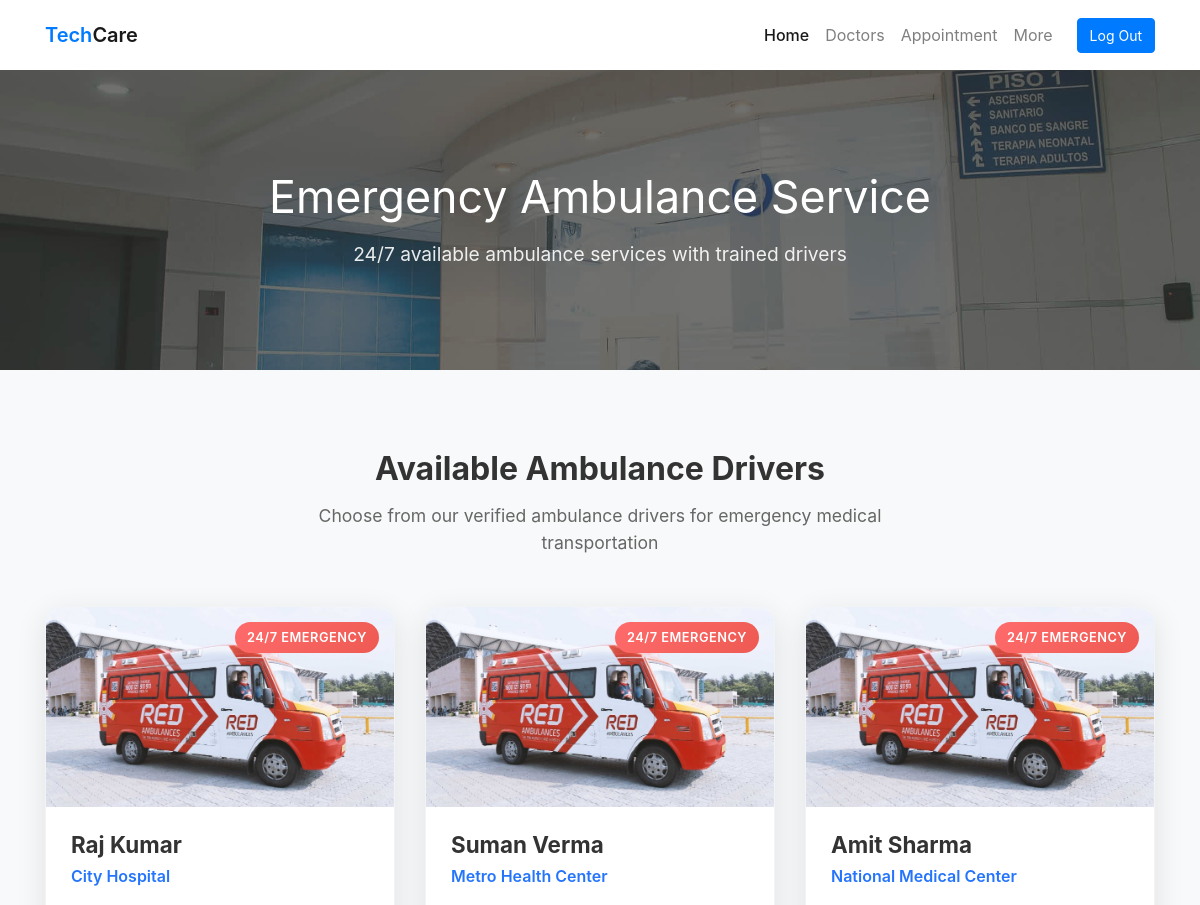
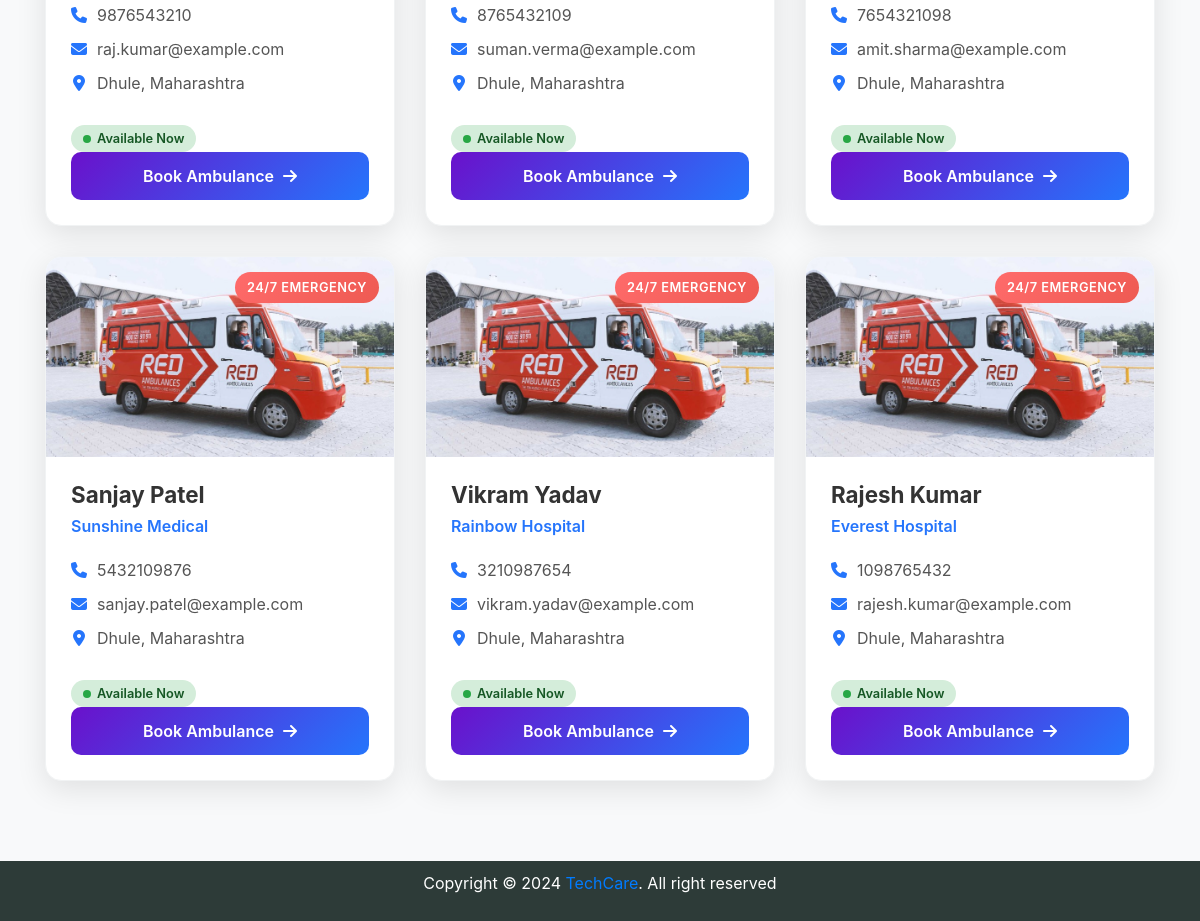
Page /ambulance.php on the committed database (2 pictures, top to bottom).
### tables this page shows
CREATE TABLE `driver_details` (
  `driver_id` int(11) NOT NULL,
  `driver_name` varchar(255) DEFAULT NULL,
  `hospital_name` varchar(255) DEFAULT NULL,
  `phone_number` varchar(15) DEFAULT NULL,
  `email` varchar(255) DEFAULT NULL
);

### ambulance.php (the view, shortened to what this page needs)
<?php
include "includes/header.php";
include "includes/usernavbar.php";
?>
<!DOCTYPE html>
<html lang="en">
<head>
</head>
<body>
<div class="page-banner overlay-dark bg-image" style="background-image: url(assets/img/bg_image_1.jpg);">
    <div class="banner-section">
        <div class="container text-center wow fadeInUp">
            <h1 class="font-weight-normal">Emergency Ambulance Service</h1>
            <p class="subtitle">24/7 available ambulance services with trained drivers</p>
        </div>
    </div>
</div>
<div class="ambulance-section">
    <div class="container">
        <div class="section-header wow fadeInUp">
            <h2>Available Ambulance Drivers</h2>
            <p>Choose from our verified ambulance drivers for emergency medical transportation</p>
        </div>
        <?php
        include 'connection/connection.php';
        $query = "SELECT * FROM driver_details";
        $result = mysqli_query($conn, $query);
        if ($result && mysqli_num_rows($result) > 0) {
            echo '<div class="ambulance-grid">';
            while ($row = mysqli_fetch_assoc($result)) {
                $isAvailable = true;
                $statusClass = $isAvailable ? 'status-available' : 'status-busy';
                $statusDot = $isAvailable ? 'dot-available' : 'dot-busy';
                $statusText = $isAvailable ? 'Available Now' : 'Currently Busy';
                echo '
                <div class="ambulance-card wow fadeInUp">
                    <div class="ambulance-image">
                        <img src="assets/img/driver/ambulance.jpg" alt="Ambulance">
                        <span class="emergency-badge">24/7 Emergency</span>
                    </div>
                    <div class="ambulance-info">
                        <h3 class="driver-name">' . htmlspecialchars($row['driver_name']) . '</h3>
                        <p class="hospital-name">' . htmlspecialchars($row['hospital_name']) . '</p>
                        <div class="contact-info">
                            <div class="contact-item">
                                <i class="fas fa-phone"></i>
                                <span>' . htmlspecialchars($row['phone_number']) . '</span>
                            </div>
                            <div class="contact-item">
                                <i class="fas fa-envelope"></i>
                                <a href="mailto:' . htmlspecialchars($row['email']) . '">' . htmlspecialchars($row['email']) . '</a>
                            </div>
                            <div class="contact-item">
                                <i class="fas fa-map-marker-alt"></i>
                                <span>Dhule, Maharashtra</span>
                            </div>
                        </div>
                        <div class="status-indicator ' . $statusClass . '">
                            <span class="status-dot ' . $statusDot . '"></span>
                            ' . $statusText . '
                        </div>
                        <a href="bookambulance.php?id=' . $row['driver_id'] . '" class="book-button">
                            Book Ambulance <i class="fas fa-arrow-right"></i>
                        </a>
                    </div>
                </div>';
            }
            echo '</div>';
        }
        ?>
    </div>
</div>
<?php
include "includes/footer.php";
?>
</body>
</html>

### includes/header.php (shortened to what this page needs)
<!DOCTYPE html>
<html lang="en">
<head>
  <link rel="stylesheet" href="assets/css/style.css">
  <link rel="stylesheet" href="assets/css/bootstrap.css">
  <link rel="stylesheet" href="assets/vendor/animate/animate.css">
  <link rel="stylesheet" href="https://cdnjs.cloudflare.com/ajax/libs/font-awesome/6.5.1/css/all.min.css" />
</head>
<body>

### includes/usernavbar.php (shortened to what this page needs)
<header>
    <nav class="navbar navbar-expand-lg navbar-light shadow-sm">
      <div class="container">
        <a class="navbar-brand" href="#"><span class="text-primary">Tech</span>Care</a>
        <div class="collapse navbar-collapse" id="navbarSupport">
          <ul class="navbar-nav ml-auto">
            <li class="nav-item active">
              <a class="nav-link" href="index.php">Home</a>
            </li>
            <li class="nav-item">
              <a class="nav-link" href="doctors.php">Doctors</a>
            </li>
            <li class="nav-item">
              <a class="nav-link" href="appointment.php">Appointment</a>
            </li>
            <li class="nav-item">
              <a class="nav-link" href="more.php">More</a>
            </li>
            <li class="nav-item">
              <button class="btn btn-primary ml-lg-3" onclick="logout()">Log Out</button>
            </li>
          </ul>
        </div>
      </div>
    </nav>
  </header>

### includes/footer.php (shortened to what this page needs)
  <footer class="page-footer">
    <div class="container">
      <p id="copyright">Copyright &copy; 2024 <a href="#"><span class="text-primary">Tech</span>Care</a>. All right reserved</p>
    </div>
  </footer>
</body>
</html>

### assets/css/style.css (style rules this page uses)
:root { --primary: #00d9a5; --accent: #ff3d85; --secondary: #4e5afe; --warning: #eed818; --info: #05b4e1; --danger: #ff4943; --success: #96c93d; --dark: #343531; --light: #f5f9f6; --cs: #596261; --grey: #6e807a; }
body { font-family: "Source Sans Pro", sans-serif; line-height: 1.5; color: #343531; }
a { color: #07be94; text-decoration: none; background-color: transparent; }
.text-primary { color: #00d9a5 !important; }
.btn-primary { color: #fff; background-color: #00d9a5; border-color: transparent; }
.navbar { min-height: 70px; }
.navbar-brand { font-weight: 600; padding-top: 10px; padding-bottom: 10px; }
.navbar-nav { margin-top: 10px; border-top: 1px solid #e8eee4; flex-shrink: 0; }
.navbar-nav .nav-link { transition: all 0.2s ease; }
.navbar-nav .btn { font-size: 14px; }
.navbar-light .navbar-nav .nav-link { color: rgba(110, 128, 122, 0.8); }
.navbar-light .navbar-nav .show > .nav-link, .navbar-light .navbar-nav .active > .nav-link, .navbar-light .navbar-nav .nav-link.show, .navbar-light .navbar-nav .nav-link.active { font-weight: 500; color: #00d9a5; }
@media (min-width: 992px) { .navbar-expand-lg .navbar-nav { margin-top: 0; border-top: none; } }
@media (min-width: 992px) { .navbar-expand-lg .navbar-nav .nav-link { padding-right: 16px; padding-left: 16px; } }
@media (min-width: 992px) { .navbar-expand-lg .navbar-nav { align-items: center; } }
.bg-image { position: relative; background-position: center center; background-size: cover; background-repeat: no-repeat; }
.bg-image > * { position: relative; z-index: 10; }
.page-banner { position: relative; height: 200px; z-index: 10; }
.page-hero.overlay-dark::before, .page-banner.overlay-dark::before { content: ""; position: absolute; top: 0; left: 0; width: 100%; height: 100%; background: rgba(52, 53, 49, 0.7); z-index: 1; }
.hero-section, .banner-section { position: relative; display: -ms-flexbox; display: flex; -ms-flex-align: center; align-items: center; -ms-flex-pack: center; justify-content: center; height: 100%; color: #ffffff; z-index: 10; }
.page-footer { position: relative; display: block; padding-top: 80px; padding-bottom: 16px; background-color: #2d3b38; color: #fff; width: 100%; text-align: center; padding: 10px 0; }

### rows in the picture
driver_details: driver_name "Raj Kumar", hospital_name "City Hospital", phone_number "9876543210", email "raj.kumar@example.com", statusText "Available Now"
driver_details: driver_name "Suman Verma", hospital_name "Metro Health Center", phone_number "8765432109", email "suman.verma@example.com", statusText "Available Now"
driver_details: driver_name "Amit Sharma", hospital_name "National Medical Center", phone_number "7654321098", email "amit.sharma@example.com", statusText "Available Now"
driver_details: driver_name "Sanjay Patel", hospital_name "Sunshine Medical", phone_number "5432109876", email "sanjay.patel@example.com", statusText "Available Now"
driver_details: driver_name "Vikram Yadav", hospital_name "Rainbow Hospital", phone_number "3210987654", email "vikram.yadav@example.com", statusText "Available Now"
driver_details: driver_name "Rajesh Kumar", hospital_name "Everest Hospital", phone_number "1098765432", email "rajesh.kumar@example.com", statusText "Available Now"
